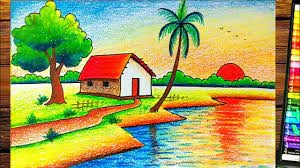
#> input picture 2.gaussian blur.jpg, 300 x 168 px, found by its file name
$ python '9.clockwise and anti clockwise direction.py'
#> lines starting #> are read from the running program, lines starting #| are printed output that depends on the picture
import cv2
import numpy as np
image = cv2.imread("E:/computer vision/programs/2.gaussian blur.jpg")
#> image is the input picture: shape (168, 300, 3); mean B, G, R 95.9, 162, 160.7
height, width = image.shape[:2]
#> height = 168; width = 300
center = (width // 2, height // 2)
#> center = (150, 84)
angle = 45
clockwise_rotation_matrix = cv2.getRotationMatrix2D(center, -angle, 1.0)
rotated_clockwise = cv2.warpAffine(image, clockwise_rotation_matrix, (width, height))
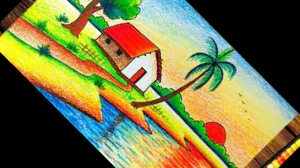
#> rotated_clockwise: shape (168, 300, 3); mean B, G, R 71.6, 120.3, 123.2
counterclockwise_rotation_matrix = cv2.getRotationMatrix2D(center, angle, 1.0)
rotated_counterclockwise = cv2.warpAffine(image, counterclockwise_rotation_matrix, (width, height))
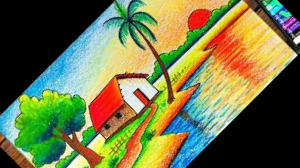
#> rotated_counterclockwise: shape (168, 300, 3); mean B, G, R 72.9, 117.4, 113
cv2.imshow('Original Image', image)
cv2.imshow('Clockwise Rotation', rotated_clockwise)
cv2.imshow('Counterclockwise Rotation', rotated_counterclockwise)
cv2.waitKey(0)
cv2.destroyAllWindows()
